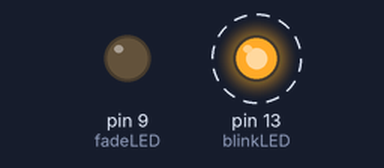
The sketch below on a simulated Arduino Uno, built with avr-gcc and run on an emulated ATmega328P. On the bench: output pins drawn as LEDs (lit = HIGH). Dashed ring = blinking.

Above: at 0.05 s.
At 8.79 s:
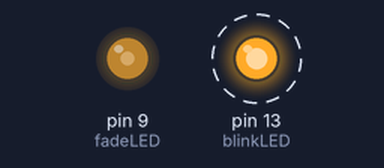
At 17.76 s:
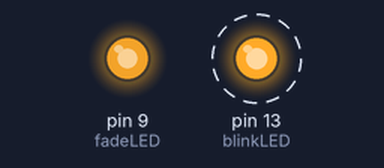
At 35.7 s:
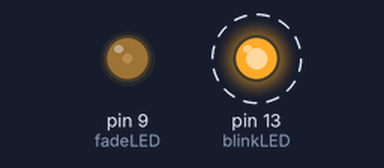
Timing chart, 0 to 40.0 s (numbered marks = the images above):
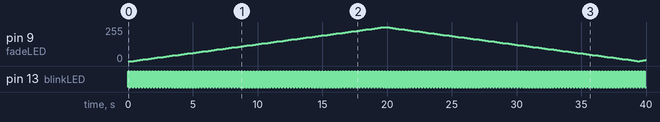

The sketch:

activity8a_lightitup-01.ino
```cpp
// DM2008 – LED Challenge
// One LED blinks (digitalWrite), one LED fades (analogWrite)

int fadeLED = 9;      // PWM pin for fade control (~)
int blinkLED = 13;    // Digital pin for on/off blink
int brightness = 0;   // Current brightness level (0–255)
int fadeAmount = 3;   // How much to change brightness each frame

void setup() {
  // Set pins as outputs
  pinMode(fadeLED, OUTPUT);
  pinMode(blinkLED, OUTPUT);
}

void loop() {
  // Blink LED (digitalWrite)
  digitalWrite(blinkLED, HIGH);  // Turn on
  delay(100);                    // Wait 100ms
  digitalWrite(blinkLED, LOW);   // Turn off
  delay(100);                    // Wait 100ms

  // Fade LED (analogWrite)
  analogWrite(fadeLED, brightness);  // Set brightness (0–255)
  brightness += fadeAmount;          // Increase or decrease brightness

  // Reverse direction at brightness limits
  if (brightness <= 0 || brightness >= 255) {
    fadeAmount = -fadeAmount;
  }

  delay(30); // Small pause for smooth fading
}
```

Measured:
- by itself, pin 13 (blinkLED): alternates HIGH for 0.10 s and LOW for 0.13 s
- by itself, pin 9 (fadeLED): 0/255 → 3/255 at 0.43 s, → 6/255 0.23 s later, → 9/255 0.23 s later, → 12/255 0.23 s later, … (173 changes in this stretch)
